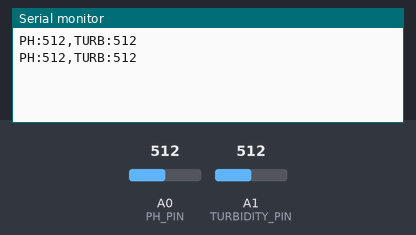
This sketch was run on a simulated Arduino Uno, built with avr-gcc and run on an emulated ATmega328P. Shown: the last lines printed to the serial monitor. The inputs (shaded band) are chosen by the test bench; at power-on: A0 (PH_PIN) = 512, A1 (TURBIDITY_PIN) = 512.

Above: at 2.8 s.
2.9 s: A0 (PH_PIN) set to 716
At 5.2 s:
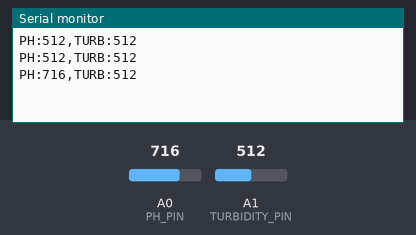
5.6 s: A1 (TURBIDITY_PIN) set to 716
At 7.0 s:
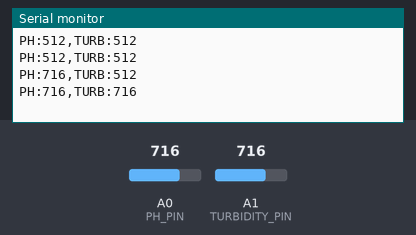
8.3 s: A0 (PH_PIN) set to 900
At 10.8 s:
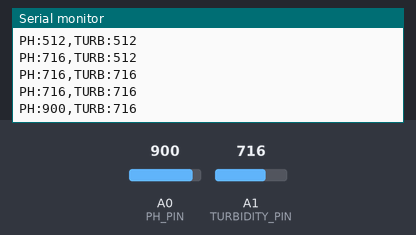
11.0 s: A1 (TURBIDITY_PIN) set to 900
At 12.9 s:
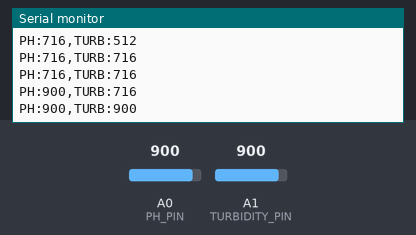
Timing chart, 0 to 14.4 s (numbered marks = the images above; inputs shaded):
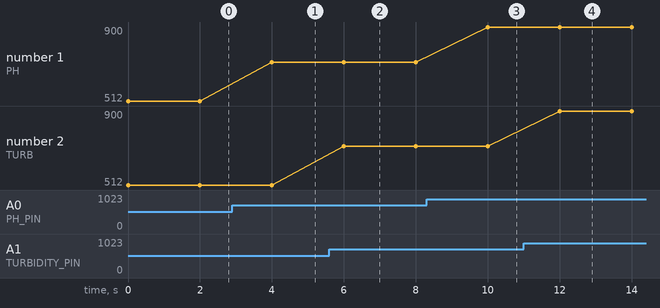

The sketch:

arduino-phuc.ino
```cpp
// UNO gửi dữ liệu cảm biến qua UART
const int PH_PIN = A0;
const int TURBIDITY_PIN = A1;

void setup() {
  Serial.begin(9600); // Gửi dữ liệu sang ESP32
}

void loop() {
  int phValue = analogRead(PH_PIN);
  int turbidityValue = analogRead(TURBIDITY_PIN);

  Serial.print("PH:");
  Serial.print(phValue);
  Serial.print(",TURB:");
  Serial.println(turbidityValue); // Gửi định dạng rõ ràng

  delay(2000); // Gửi mỗi 2 giây
}
```

Measured:
- after the input at 2.9 s, the serial monitor: prints a new line after 1.1 s (image 1)
- after the input at 5.6 s, the serial monitor: prints a new line after 0.40 s (image 2)
- after the input at 8.3 s, the serial monitor: prints a new line after 1.7 s (image 3)
- after the input at 11.0 s, the serial monitor: prints a new line after 1.0 s (image 4)
- plotted number 1: 512 → 716 after the input at 2.9 s, 716 → 900 after the input at 8.3 s
